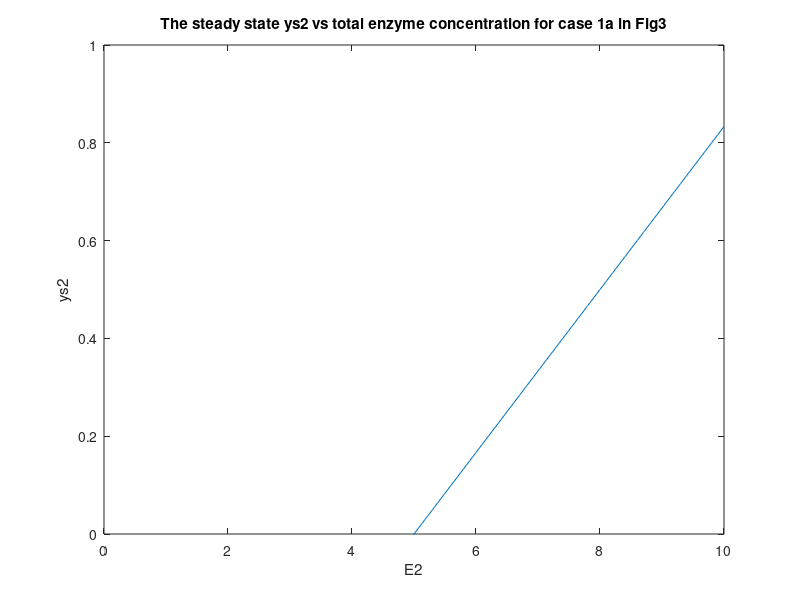

The MATLAB script that drew this image:
k1f = 1;
k2f = 1;
E1 = 0.2;
%E1 = 0:0.1:10;
E2 = 0:0.1:10;
k1r = 1;
k2r = 1;

ys2 = (k1f*k2f.*E1.*E2)./(k1f*k2f.*E1 + k1f*k2r) - (k1r*k2r)./(k1f*k2f.*E1 + k1f*k2r);
plot(E2,ys2)

xlim([0,10])
ylim([0,1])

xlabel('E2')
ylabel('ys2')
title('The steady state ys2 vs total enzyme concentration for case 1a in Fig3')
